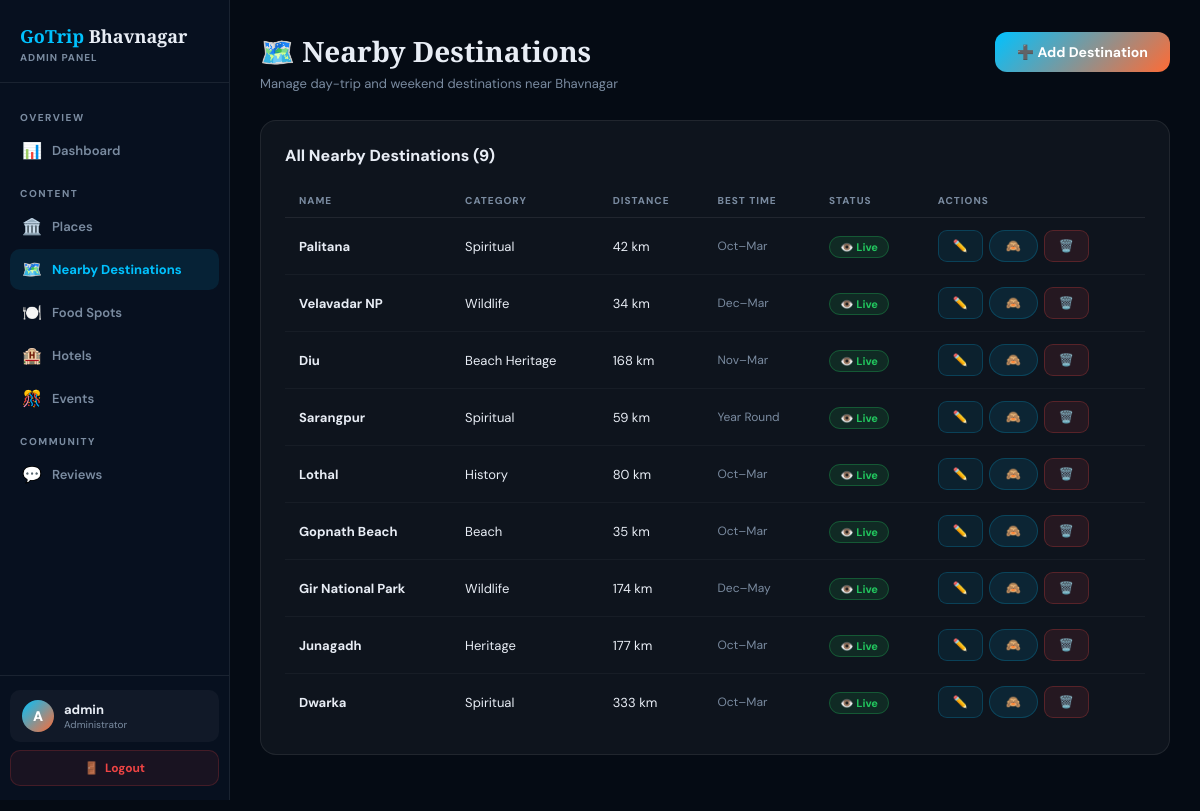
The app's page /admin/nearby.php (signed in) with its own data.
### tables this page shows
CREATE TABLE IF NOT EXISTS nearby (
  id         INT AUTO_INCREMENT PRIMARY KEY,
  name       VARCHAR(150) NOT NULL,
  cat        VARCHAR(60),
  distance   VARCHAR(30),
  best       VARCHAR(40),
  lat        DECIMAL(11,8),
  lng        DECIMAL(11,8),
  entry      VARCHAR(80),
  tips       TEXT,
  img        TEXT,
  descr      TEXT,
  highlights TEXT,
  visible    TINYINT DEFAULT 1,
  created_at DATETIME DEFAULT CURRENT_TIMESTAMP
);

### admin/nearby.php (the view, shortened to what this page needs)
<?php
require_once '../db.php';
$nearby=$conn->query("SELECT * FROM nearby ORDER BY id");
?>
<!DOCTYPE html>
<html lang="en"><head>
</head><body>
<?php include 'sidebar.php'; ?>
<div class="main">
  <div class="top-bar">
    <div><h1 class="page-title">🗺️ Nearby Destinations</h1>
    <p class="page-sub">Manage day-trip and weekend destinations near Bhavnagar</p></div>
    <a href="nearby.php?action=add" class="btn-primary">➕ Add Destination</a>
  </div>
  <div class="section-card">
    <div class="section-card-header"><h2 class="section-card-title">All Nearby Destinations (<?=$nearby->num_rows?>)</h2></div>
    <div class="table-wrap">
      <table class="data-table">
        <thead><tr><th>Name</th><th>Category</th><th>Distance</th><th>Best Time</th><th>Status</th><th>Actions</th></tr></thead>
        <tbody>
          <?php while($nb=$nearby->fetch_assoc()): ?>
          <tr>
            <td><strong><?=htmlspecialchars($nb['name'])?></strong></td>
            <td><?=htmlspecialchars($nb['cat'])?></td>
            <td><?=htmlspecialchars($nb['distance'])?></td>
            <td style="font-size:12px;color:var(--muted)"><?=htmlspecialchars($nb['best'])?></td>
            <td><?=$nb['visible']?'<span class="badge-approved">👁️ Live</span>':'<span class="badge-hidden">🙈 Hidden</span>'?></td>
            <td><div style="display:flex;gap:6px">
              <a href="?edit=<?=$nb['id']?>" class="btn-edit">✏️</a>
              <form method="POST" style="display:inline" onsubmit="return confirm('Toggle?')">
                <button class="btn-sm" type="submit"><?=$nb['visible']?'🙈':'👁️'?></button>
              </form>
              <form method="POST" style="display:inline" onsubmit="return confirm('Delete?')">
                <button class="btn-danger" type="submit">🗑️</button>
              </form>
            </div></td>
          </tr>
          <?php endwhile; ?>
        </tbody>
      </table>
    </div>
  </div>
</div>
</body></html>

### records on screen
nearby: name "Palitana", cat "Spiritual", distance "42 km", best "Oct–Mar", visible "👁️ Live"
nearby: name "Velavadar NP", cat "Wildlife", distance "34 km", best "Dec–Mar", visible "👁️ Live"
nearby: name "Diu", cat "Beach Heritage", distance "168 km", best "Nov–Mar", visible "👁️ Live"
nearby: name "Sarangpur", cat "Spiritual", distance "59 km", best "Year Round", visible "👁️ Live"
nearby: name "Lothal", cat "History", distance "80 km", best "Oct–Mar", visible "👁️ Live"
nearby: name "Gopnath Beach", cat "Beach", distance "35 km", best "Oct–Mar", visible "👁️ Live"
nearby: name "Gir National Park", cat "Wildlife", distance "174 km", best "Dec–May", visible "👁️ Live"
nearby: name "Junagadh", cat "Heritage", distance "177 km", best "Oct–Mar", visible "👁️ Live"
nearby: name "Dwarka", cat "Spiritual", distance "333 km", best "Oct–Mar", visible "👁️ Live"

### other values on screen
$icon "📊 🏛️ 🗺️ 🍽️ 🏨 🎊 💬"
$label "Dashboard Places Nearby Destinations Food Spots Hotels Events Reviews"
substr($_SESSION['admin_username'],0,1) "A"
$_SESSION['admin_username'] "admin"
$nearby->num_rows "9"
